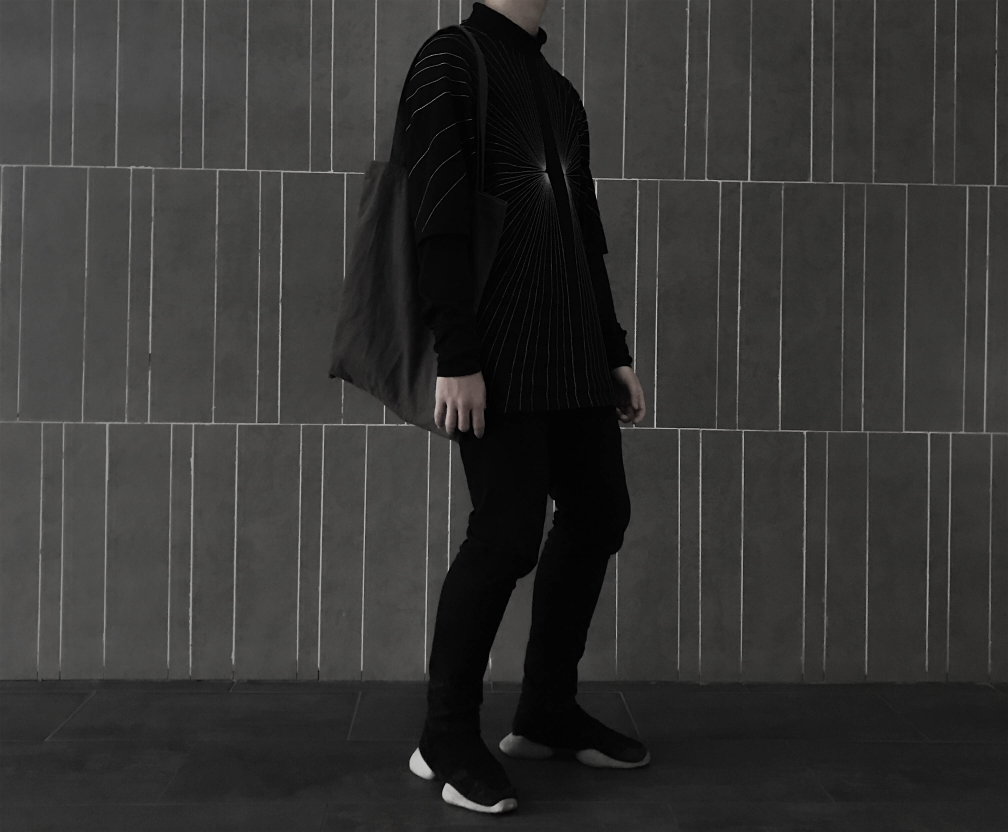
#> input picture me.jpg, 3024 x 2494 px (shown at 1/3 size)
$ python new.py
#> lines starting #> are read from the running program, lines starting #| are printed output that depends on the picture
import cv2

#doc anh

img=cv2.imread("me.jpg",1)
#> img is the input picture: shape (2494, 3024, 3); mean B, G, R 51.6, 52.8, 53.2

#resize anh

# img=cv2.resize(img,(1800,1960))
img=cv2.resize(img,(0,0),fx=0.3,fy=0.3)
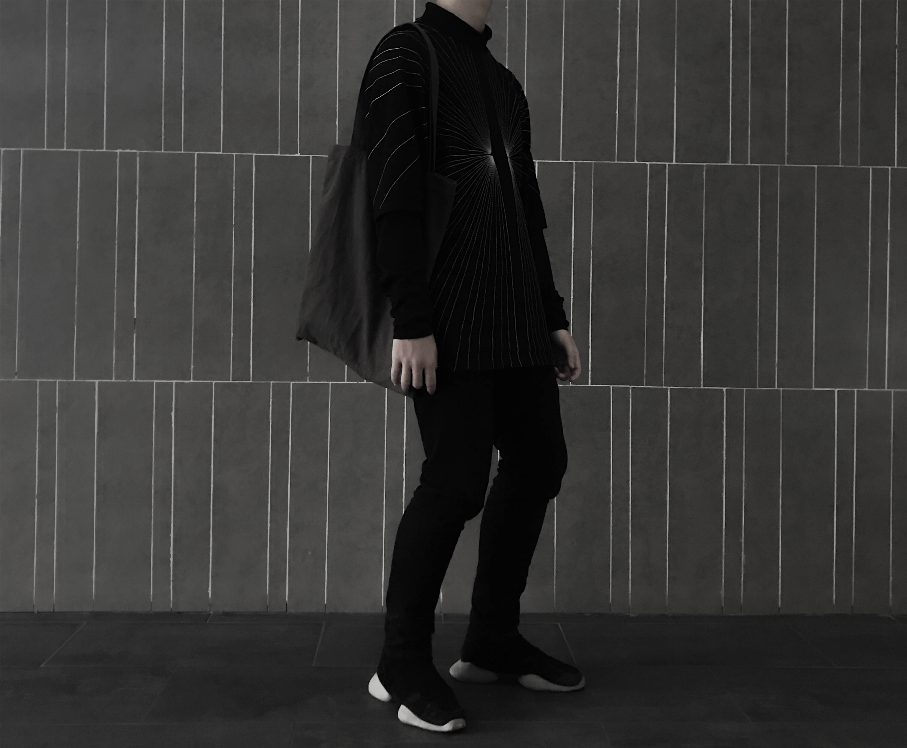
#> img: shape (748, 907, 3); mean B, G, R 51.6, 52.8, 53.1
#xuat anh
cv2.imshow("window",img)
k=cv2.waitKeyEx()
#> (key Esc is pressed here)
print(k)
if k==ord("s"):
    cv2.imwrite("new.jpg",img)
